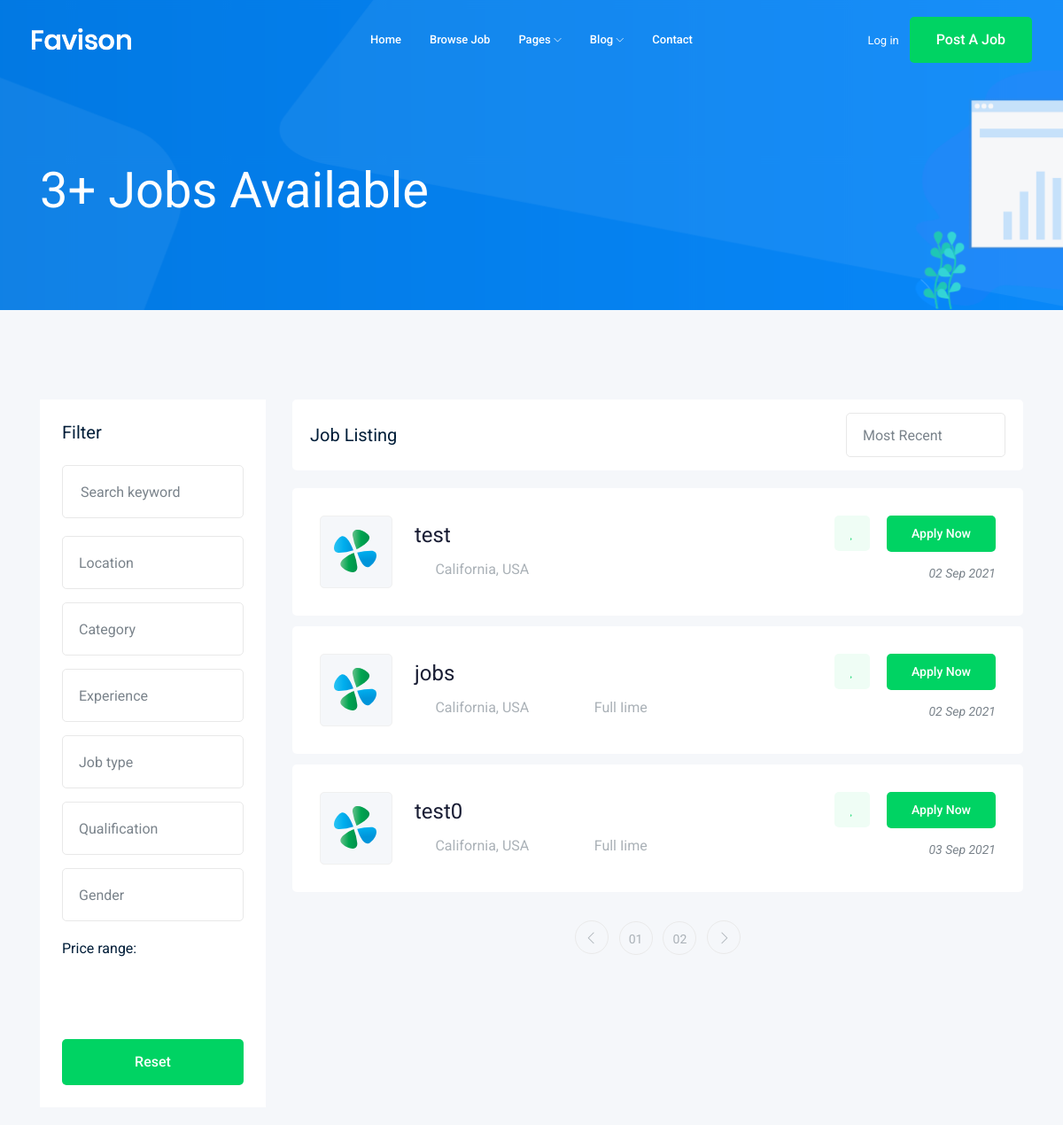
The app's page /jobs/ (upper part), older data.
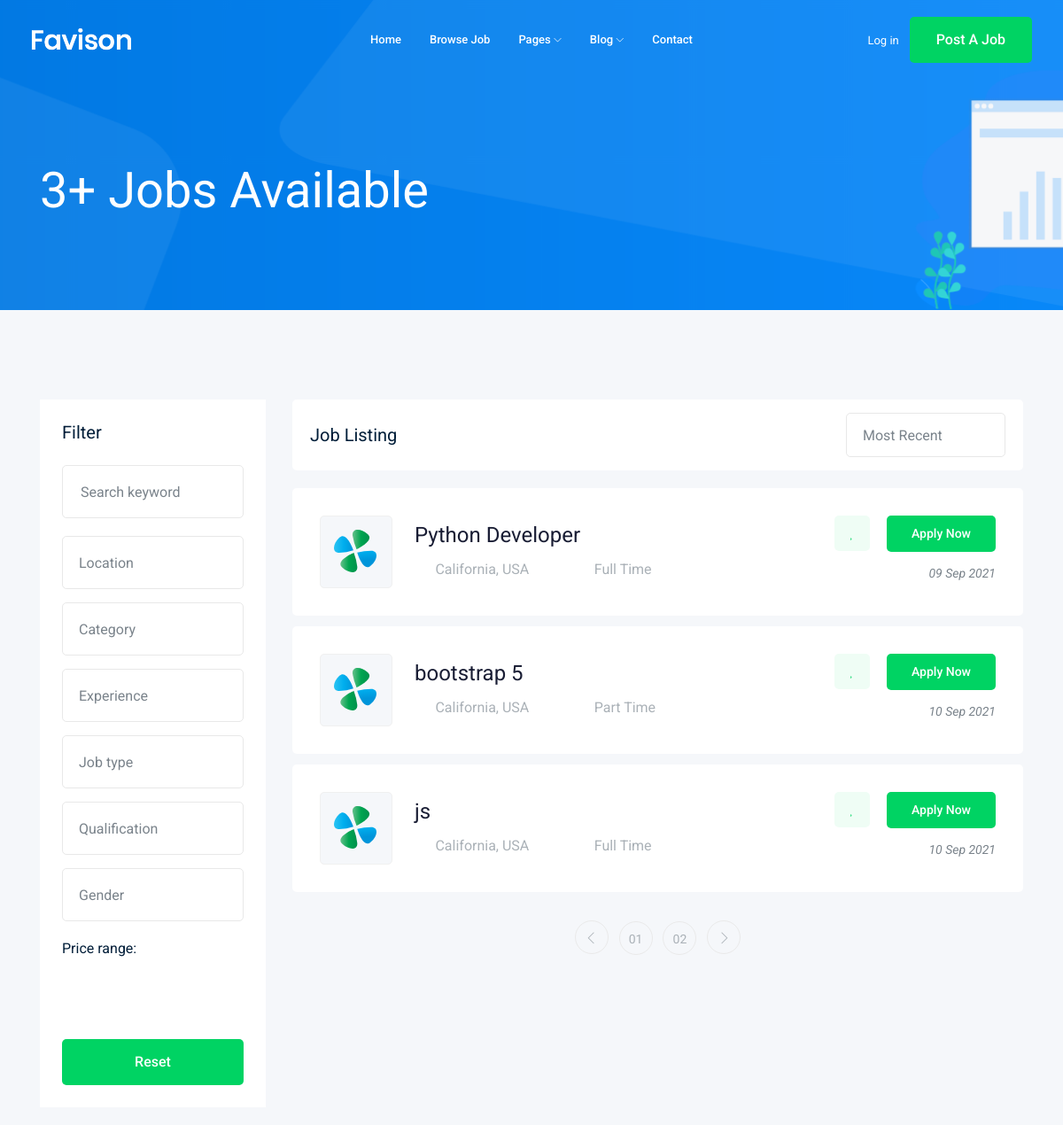
The same page, newer data.
### job/models.py (models this page shows)
class Job(models.Model): #table
    title = models.CharField(max_length=100) #column
    job_type = models.CharField(max_length=15 ,choices=JOB_TYPE)
    description = models.TextField(max_length=1000)
    published_at = models.DateTimeField(auto_now=True) #auto_now time of add \ auto_now_add time of last edit
    Vacancy = models.IntegerField(default=1)
    salary = models.IntegerField(default=0)
    experience = models.IntegerField(default=1)
    category = models.ForeignKey('Category',on_delete=models.CASCADE) # 1 to many
    image = models.ImageField(upload_to=image_uplaod)
    def __str__(self):
        return self.title # to return title instead than object

### job/views.py (the view)
# urls.py: path('', views.job_list),
def job_list(request):
    job_list=Job.objects.all()
    print(job_list)
    context={'jobs' :job_list}
    return render(request,'job/job_list.html',context)

### job/templates/job/job_list.html (shortened to what this page needs)
{% extends 'base.html'%} {% block body %}
<div class="bradcam_area bradcam_bg_1">
    <div class="container">
        <div class="row">
            <div class="col-xl-12">
                <div class="bradcam_text">
                    <h3>{{jobs|length}}+ Jobs Available</h3>
                </div>
            </div>
        </div>
    </div>
</div>
<div class="job_listing_area plus_padding">
    <div class="container">
        <div class="row">
            <div class="col-lg-3">
                <div class="job_filter white-bg">
                    <div class="form_inner white-bg">
                        <h3>Filter</h3>
                        <form action="#">
                            <div class="row">
                                <div class="col-lg-12">
                                    <div class="single_field">
                                        <input type="text" placeholder="Search keyword">
                                    </div>
                                </div>
                                <div class="col-lg-12">
                                </div>
                                <div class="col-lg-12">
                                </div>
                                <div class="col-lg-12">
                                </div>
                                <div class="col-lg-12">
                                </div>
                                <div class="col-lg-12">
                                </div>
                                <div class="col-lg-12">
                                </div>
                            </div>
                        </form>
                    </div>
                    <div class="range_wrap">
                        <label for="amount">Price range:</label>
                        <p>
                            <input type="text" id="amount" readonly style="border:0; color:#7A838B; font-size: 14px; font-weight:400;">
                        </p>
                    </div>
                    <div class="reset_btn">
                        <button class="boxed-btn3 w-100" type="submit">Reset</button>
                    </div>
                </div>
            </div>
            <div class="col-lg-9">
                <div class="recent_joblist_wrap">
                    <div class="recent_joblist white-bg ">
                        <div class="row align-items-center">
                            <div class="col-md-6">
                                <h4>Job Listing</h4>
                            </div>
                            <div class="col-md-6">
                                <div class="serch_cat d-flex justify-content-end">
                                </div>
                            </div>
                        </div>
                    </div>
                </div>
                <div class="job_lists m-0">
                    <div class="row">
                        {% for job in jobs %}
                        <div class="col-lg-12 col-md-12">
                            <div class="single_jobs white-bg d-flex justify-content-between">
                                <div class="jobs_left d-flex align-items-center">
                                    <div class="thumb">
                                        <img src="img/svg_icon/1.svg" alt="">
                                    </div>
                                    <div class="jobs_conetent">
                                        <a href="{% url 'jobs:job_detail' job.id %}">
                                            <h4>{{job}}</h4>
                                        </a>
                                        <div class="links_locat d-flex align-items-center">
                                            <div class="location">
                                                <p> <i class="fa fa-map-marker"></i> California, USA</p>
                                            </div>
                                            <div class="location">
                                                <p> <i class="fa fa-clock-o"></i> {{job.job_type}}</p>
                                            </div>
                                        </div>
                                    </div>
                                </div>
                                <div class="jobs_right">
                                    <div class="apply_now">
                                        <a class="heart_mark" href="#"> <i class="fa fa-heart"></i> </a>
                                        <a href="{% url 'jobs:job_detail' job.id %}" class="boxed-btn3">Apply Now</a>
                                    </div>
                                    <div class="date">
                                        <p>{{job.published_at|date:"d M Y"}}</p>
                                    </div>
                                </div>
                            </div>
                        </div>
                        {% endfor %}
                    </div>
                    <div class="row">
                        <div class="col-lg-12">
                            <div class="pagination_wrap">
                                <ul>
                                    <li>
                                        <a href="#"> <i class="ti-angle-left"></i> </a>
                                    </li>
                                    <li><a href="#"><span>01</span></a></li>
                                    <li><a href="#"><span>02</span></a></li>
                                    <li>
                                        <a href="#"> <i class="ti-angle-right"></i> </a>
                                    </li>
                                </ul>
                            </div>
                        </div>
                    </div>
                </div>
            </div>
        </div>
    </div>
</div>
</div> {% endblock body %}

### templates/base.html (shortened to what this page needs)
{% load static %}
<!doctype html>
<html class="no-js" lang="zxx">
<head>
    <link rel="stylesheet" href="{% static 'css/bootstrap.min.css'%}">
    <link rel="stylesheet" href="{% static 'css/owl.carousel.min.css'%}">
    <link rel="stylesheet" href="{% static 'css/magnific-popup.css'%}">
    <link rel="stylesheet" href="{% static 'css/font-awesome.min.css'%}">
    <link rel="stylesheet" href="{% static 'css/themify-icons.css'%}">
    <link rel="stylesheet" href="{% static 'css/nice-select.css'%}">
    <link rel="stylesheet" href="{% static 'css/flaticon.css'%}">
    <link rel="stylesheet" href="{% static 'css/gijgo.css'%}">
    <link rel="stylesheet" href="{% static 'css/animate.min.css'%}">
    <link rel="stylesheet" href="{% static 'css/slicknav.css'%}">
    <link rel="stylesheet" href="{% static 'css/style.css'%}">
</head>
<body>
    <header>
        <div class="header-area ">
            <div id="sticky-header" class="main-header-area">
                <div class="container-fluid ">
                    <div class="header_bottom_border">
                        <div class="row align-items-center">
                            <div class="col-xl-3 col-lg-2">
                                <div class="logo">
                                    <a href="index.html">
                                        <img src="img/logo.png" alt="">
                                    </a>
                                </div>
                            </div>
                            <div class="col-xl-6 col-lg-7">
                                <div class="main-menu  d-none d-lg-block">
                                    <nav>
                                        <ul id="navigation">
                                            <li><a href="index.html">home</a></li>
                                            <li><a href="jobs.html">Browse Job</a></li>
                                            <li><a href="#">pages <i class="ti-angle-down"></i></a>
                                            </li>
                                            <li><a href="#">blog <i class="ti-angle-down"></i></a>
                                            </li>
                                            <li><a href="contact.html">Contact</a></li>
                                        </ul>
                                    </nav>
                                </div>
                            </div>
                            <div class="col-xl-3 col-lg-3 d-none d-lg-block">
                                <div class="Appointment">
                                    <div class="phone_num d-none d-xl-block">
                                        <a href="#">Log in</a>
                                    </div>
                                    <div class="d-none d-lg-block">
                                        <a class="boxed-btn3" href="#">Post a Job</a>
                                    </div>
                                </div>
                            </div>
                            <div class="col-12">
                            </div>
                        </div>
                    </div>
                </div>
            </div>
        </div>
    </header>
    {% block body %} {% endblock body %}
</body>
</html>

Row changes from the older to the newer data that the page shows:
removed Job: title "test", published_at "02 Sep 2021"
removed Job: title "jobs", job_type "Full Iime", published_at "02 Sep 2021"
removed Job: title "test0", job_type "Full Iime", published_at "03 Sep 2021"
added Job: title "Python Developer", job_type "Full Time", published_at "09 Sep 2021"
added Job: title "bootstrap 5", job_type "Part Time", published_at "10 Sep 2021"
added Job: title "js", job_type "Full Time", published_at "10 Sep 2021"
